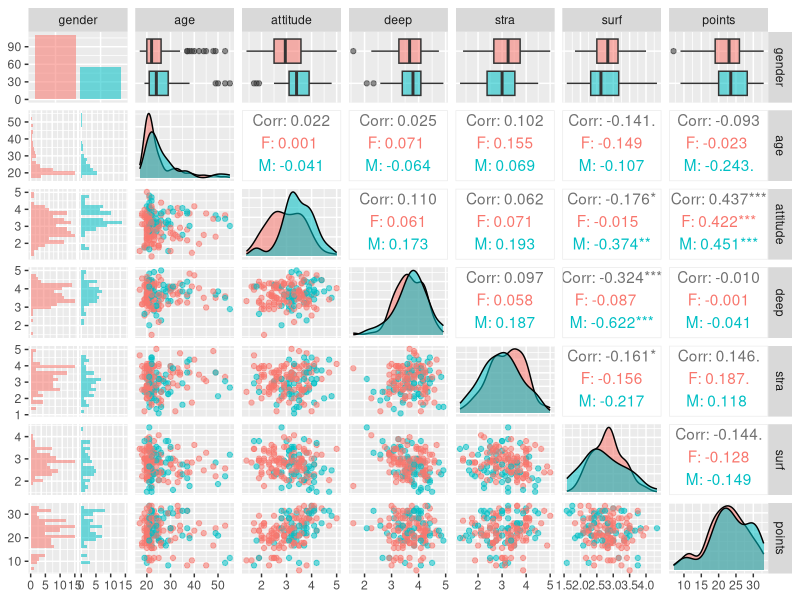
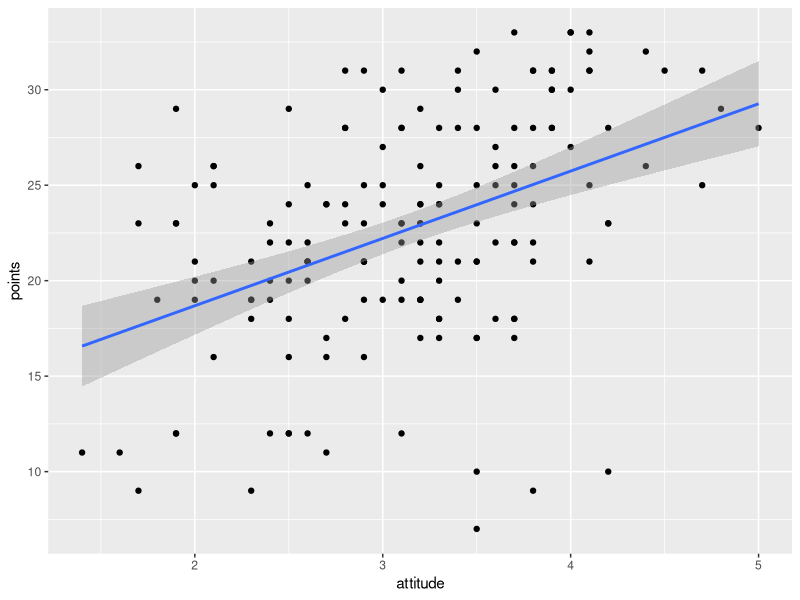
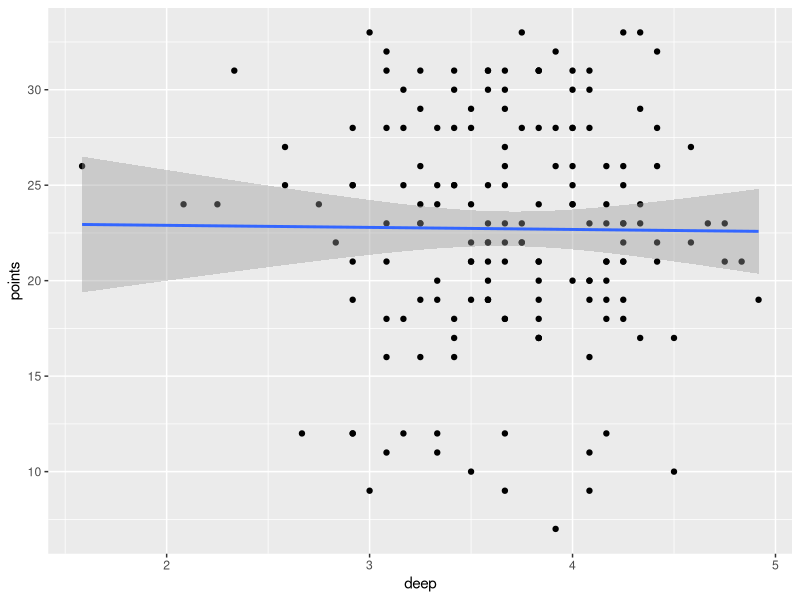
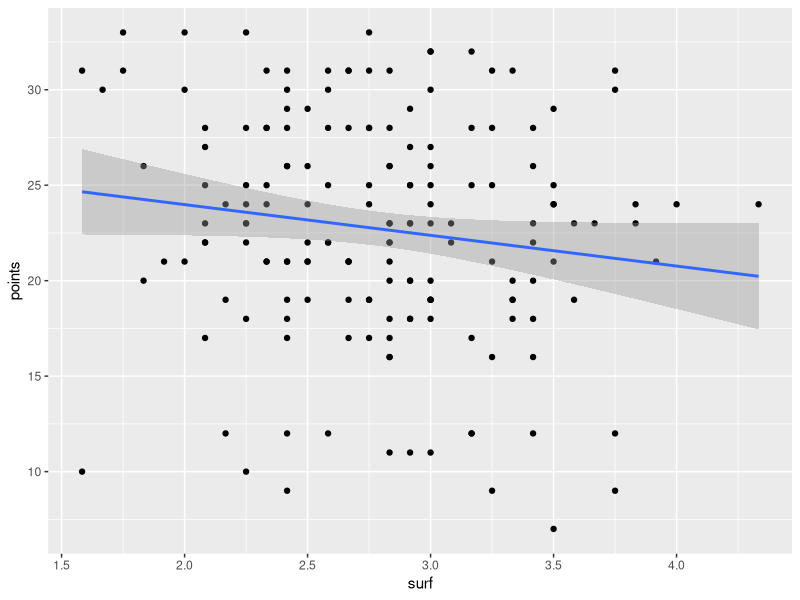
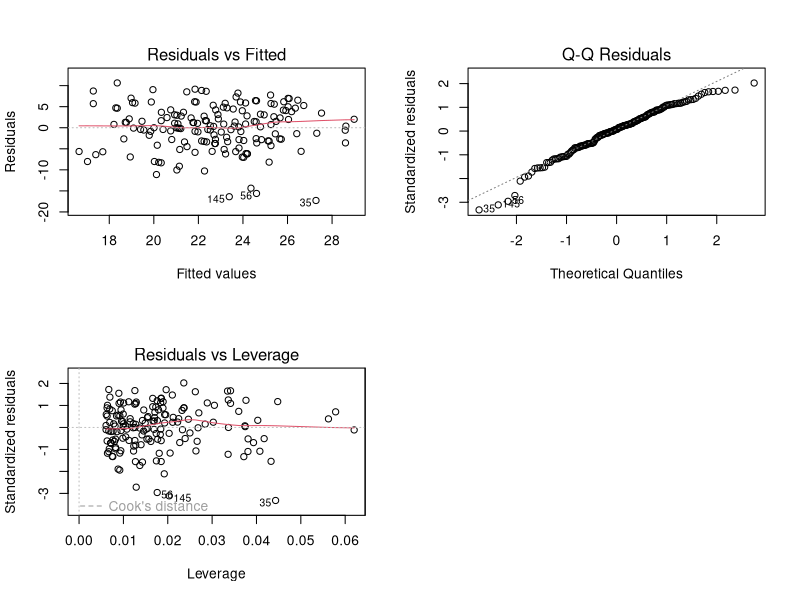

Recreate these plots in R, in order.
## ---- chunk 1
date()


#Reading the data
learning2014 = read.table(file="learning2014.txt", sep=",", header=TRUE)

#Structure and dimensions of the data
str(learning2014)
dim(learning2014)
## ---- chunk 2

library(GGally)
library(ggplot2)

# Creating a plot matrix with ggpairs(), colouring has been set by gender (M=blue, F=red)
p <- ggpairs(learning2014, mapping = aes(col=gender, alpha=0.3), lower = list(combo = wrap("facethist", bins = 20)))

# Drawing the plot
p


## ---- chunk 3
#y ~ x
#y - Target (dependent) variable: Exam points
#x - Three variables as explanatory variables: x1 -> attitude (highest correlation), x2 -> deep (lowest correlation), x3 -> surf (most  negative correlation)
## ---- chunk 4
#Creating a scatter plot y ~ x1 (positive correlation)
qplot(attitude, points, data = learning2014) + geom_smooth(method = "lm")
## ---- chunk 5
#Creating a regression model with the explanatory variables x1
my_model1 <- lm(points ~ attitude, data = learning2014)

#Printing out a summary of the model
print(summary(my_model1))

## ---- chunk 6

#Creating a scatter plot y ~ x2 (nearly non-existing correlation)
qplot(deep, points, data = learning2014) + geom_smooth(method = "lm")
## ---- chunk 7
#Creating a regression model with the explanatory variables x2
my_model2 <- lm(points ~ deep, data = learning2014)

#Printing out a summary of the model
print(summary(my_model2))

## ---- chunk 8

#Creating a scatter plot y ~ x3 (negative correlation)
qplot(surf, points, data = learning2014) + geom_smooth(method = "lm")
## ---- chunk 9
#Creating a regression model with the explanatory variables x3
my_model3 <- lm(points ~ surf, data = learning2014)

#Printing out a summary of the model
print(summary(my_model3))


## ---- chunk 10
#Creating a regression model with multiple explanatory variables
my_model4 <- lm(points ~ attitude + deep + surf, data = learning2014)

#Printing out a summary of the model
print(summary(my_model4))


## ---- chunk 11
#Creating a regression model with multiple explanatory variables
my_model5 <- lm(points ~ attitude + surf, data = learning2014)

#Drawing diagnostic plots using the plot() function. Plots 1, 2 and 5 chosen
par(mfrow = c(2,2))
plot(my_model5, which = c(1,2,5))


